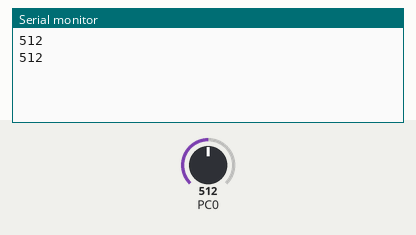
Bench run of a program on a simulated ATmega168, built with avr-gcc and emulated at 1 MHz. Parts: the last lines printed to the serial monitor. The test bench sets the inputs (shaded band); at power-on: PC0 = 512.

Above: at 1.8 s.
1.9 s: PC0 set to 716
At 2.8 s:
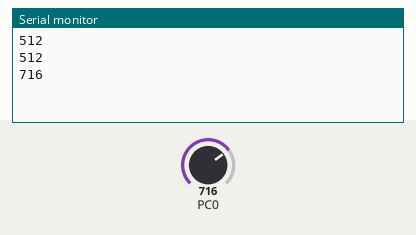
3.4 s: PC0 set to 900
At 4.8 s:
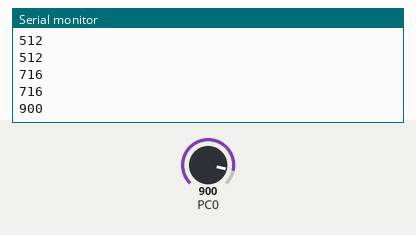
Timing chart, 0 to 6.4 s (numbered marks = the images above; inputs shaded):
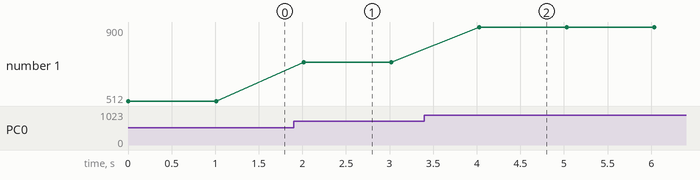

The program:

main.c
```c
#include <avr/io.h>
#include <util/delay.h>
#include <stdio.h>
#include "../common/util.h"
#include "../common/uart.h"

/* Outputs phototransistor output to serial console.
 *
 * - A phototransistor, powered by 5V, grounded, connected to A0.
 *
 * Every second, prints a number to the console. That number is an indicator of ambient light
 * level and has a 0-1023 range.
 *
 */

int main()
{
    uint8_t high, low;
    int adcval;

    uart_init(9600);
    ADCSRA |= (1 << ADPS2) | (1 << ADPS1) | (1 << ADPS0);
    /* REFS0 == 5V AREF, REFS1 | REFS0 == 1.1V. Both flags unset == use voltage on the AREF pin. */
    /* We choose 5V. */
    ADMUX |= (1 << REFS0);
    ADCSRA |= (1 << ADEN);

    while (1) {
        cbi(PRR, PRADC);
        sbi(ADCSRA, ADSC);
        while (bit_is_set(ADCSRA, ADSC));
        low = ADCL;
        high = ADCH;
        adcval = (high << 8) | low;
        printf("%d\n", adcval);
        _delay_ms(1000);
    }
}
```

pin.c
```c
#include "pin.h"
#include "util.h"

void pinhigh(Pin pin)
{
    switch ((pin >> 3) & 0b11) {
        case 0b01:
            sbi(PORTB, pin & 0b111);
            break;
#ifdef PORTC
        case 0b10:
            sbi(PORTC, pin & 0b111);
            break;
#endif
#ifdef PORTD
        case 0b11:
            sbi(PORTD, pin & 0b111);
            break;
#endif
    }
}

void pinlow(Pin pin)
{
    switch ((pin >> 3) & 0b11) {
        case 0b01:
            cbi(PORTB, pin & 0b111);
            break;
#ifdef PORTC
        case 0b10:
            cbi(PORTC, pin & 0b111);
            break;
#endif
#ifdef PORTD
        case 0b11:
            cbi(PORTD, pin & 0b111);
            break;
#endif
    }
}

void pinset(Pin pin, bool high)
{
    if (high) {
        pinhigh(pin);
    } else {
        pinlow(pin);
    }
}

bool pinishigh(Pin pin)
{
    unsigned char portval = 0;
    switch ((pin >> 3) & 0b11) {
        case 0b01:
            portval = PINB;
            break;
#ifdef PINC
        case 0b10:
            portval = PINC;
            break;
#endif
#ifdef PIND
        case 0b11:
            portval = PIND;
            break;
#endif
    }
    return (portval & (1 << (pin & 0b111))) != 0;
}

void pininputmode(Pin pin)
{
    switch ((pin >> 3) & 0b11) {
        case 0b01:
            cbi(DDRB, pin & 0b111);
            break;
#ifdef DDRC
        case 0b10:
            cbi(DDRC, pin & 0b111);
            break;
#endif
#ifdef DDRD
        case 0b11:
            cbi(DDRD, pin & 0b111);
            break;
#endif
    }
}

void pinoutputmode(Pin pin)
{
    switch ((pin >> 3) & 0b11) {
        case 0b01:
            sbi(DDRB, pin & 0b111);
            break;
#ifdef DDRC
        case 0b10:
            sbi(DDRC, pin & 0b111);
            break;
#endif
#ifdef DDRD
        case 0b11:
            sbi(DDRD, pin & 0b111);
            break;
#endif
    }
}
```

pin.h
```c
#pragma once

#include <stdbool.h>
/* Pin structure is 3 bits for the pin number and 2 bits for the port number */

typedef enum {
    PinB0 = 0b01000,
    PinB1 = 0b01001,
    PinB2 = 0b01010,
    PinB3 = 0b01011,
    PinB4 = 0b01100,
    PinB5 = 0b01101,
    PinB6 = 0b01110,
    PinB7 = 0b01111,
#ifdef PORTC
    PinC0 = 0b10000,
    PinC1 = 0b10001,
    PinC2 = 0b10010,
    PinC3 = 0b10011,
    PinC4 = 0b10100,
    PinC5 = 0b10101,
    PinC6 = 0b10110,
    PinC7 = 0b10111,
#endif
#ifdef PORTD
    PinD0 = 0b11000,
    PinD1 = 0b11001,
    PinD2 = 0b11010,
    PinD3 = 0b11011,
    PinD4 = 0b11100,
    PinD5 = 0b11101,
    PinD6 = 0b11110,
    PinD7 = 0b11111,
#endif
} Pin;

void pinhigh(Pin pin);
void pinlow(Pin pin);
void pinset(Pin pin, bool high);
bool pinishigh(Pin pin);
void pininputmode(Pin pin);
void pinoutputmode(Pin pin);
```

tone.c
```c
#include "tone.h"
#include <avr/io.h>
#include <stdbool.h>

static volatile bool tone_was_interrupted = false;

/* frequency: hertz
 * duration: millis, 0 == forever, until with stop_tone() through an interrupt
 */
void tone(Pin pin, unsigned int frequency, unsigned int duration)
{
    unsigned long target_counter_reset;
    unsigned char prescaler_shifts[5] = {0, 3, 6, 8, 10};
    unsigned char prescaler_bits[5] = {0b001, 0b010, 0b011, 0b100, 0b101};
    unsigned char prescaler_index;
    unsigned int prescaled_counter_reset;
    unsigned long toggle_count;
    bool piezo_is_on = false;

    tone_was_interrupted = false;

    // We divide by 2 because our frequency represent a whole cycle (on, then off)
    target_counter_reset = F_CPU / frequency / 2;
    for (prescaler_index=0; prescaler_index<=5; prescaler_index++) {
        if (target_counter_reset >> prescaler_shifts[prescaler_index] <= 0xffff) {
            break;
        }
    }
    prescaled_counter_reset = target_counter_reset >> prescaler_shifts[prescaler_index];
    toggle_count = 2 * (long)frequency * (long)duration / 1000;

    // Set CS10, CS11 and CS12 according to our selected prescaler bits
    TCCR1B |= prescaler_bits[prescaler_index];

    while (1) {
        if (TCNT1 >= prescaled_counter_reset) {
            piezo_is_on = !piezo_is_on;
            pinset(pin, piezo_is_on);
            TCNT1 = 0;
            if (duration > 0) {
                toggle_count--;
                if (toggle_count == 0) {
                    break;
                }
            }
            else if (tone_was_interrupted) {
                tone_was_interrupted = false;
                break;
            }
        }
    }
    pinlow(pin);
}

void stop_tone()
{
    tone_was_interrupted = true;
}
```

tone.h
```c
#pragma once

#include "../common/pin.h"

void tone(Pin pin, unsigned int frequency, unsigned int duration);
void stop_tone();
```

tune.c
```c
#include "tune.h"
#include <util/delay.h>
#include "tone.h"

static void pause()
{
    _delay_ms(300);
}

void play_note(Pin pin, unsigned int frequency)
{
    if (frequency == 0) {
        return;
    }
    else if (frequency == NOTE_PAUSE) {
        pause();
    } else {
        tone(pin, frequency, 200);
        _delay_ms(100);
    }
}

void play_tune(Pin pin, Tune tune)
{
    unsigned char i;

    for (i=0; ; i++) {
        if (tune[i] == 0) {
            break;
        } else {
            play_note(pin, tune[i]);
        }
    }
}
```

tune.h
```c
#pragma once

#include "../common/pin.h"

#define NOTE_PAUSE 1
#define NOTE_C4 262
#define NOTE_D4 294
#define NOTE_E4 330
#define NOTE_F4 349
#define NOTE_G4 392
#define NOTE_A4 440
#define NOTE_B4 494
#define NOTE_C5 523
#define NOTE_C5S 554
#define NOTE_D5 587
#define NOTE_E5 659
#define NOTE_F5 698

typedef unsigned int Tune[];

void play_note(Pin pin, unsigned int frequency);
void play_tune(Pin pin, Tune tune);
```

uart.c
```c
#include <avr/io.h>
#include <stdio.h>

// This code comes from https://arduino.stackexchange.com/a/29399 . I don't know
// where it comes from originally, but it works, so who cares!
static int uart_putchar(char c, FILE *stream)
{
    if (c == '\n') {
        uart_putchar('\r', stream);
    }
    loop_until_bit_is_set(UCSR0A, UDRE0);
    UDR0 = c;
    return 0;
}

// function to initialize UART
void uart_init(unsigned long int baud)
{
    unsigned int baudrate = F_CPU/(baud*16UL)-1;
    UBRR0H = (baudrate>>8);             // shift the register right by 8 bits
    UBRR0L = baudrate;                  // set baud rate
    UCSR0B|= (1<<TXEN0)|(1<<RXEN0);     // enable receiver and transmitter
    UCSR0C|= (1<<UCSZ00)|(1<<UCSZ01);   // 8bit data format

    static FILE uart0fd;
    fdev_setup_stream((&uart0fd), uart_putchar, NULL,  _FDEV_SETUP_WRITE);
    stdout = &uart0fd;
}
```

uart.h
```c
void uart_init(unsigned long int baud);
```

util.h
```c
#include <avr/io.h>

#ifndef cbi
#define cbi(sfr, bit) (_SFR_BYTE(sfr) &= ~_BV(bit))
#endif
#ifndef sbi
#define sbi(sfr, bit) (_SFR_BYTE(sfr) |= _BV(bit))
#endif
```

Measured:
- after the input at 1.9 s, the serial monitor: prints a new line after 0.12 s (image 1)
- after the input at 3.4 s, the serial monitor: prints a new line after 0.63 s (image 2)
- plotted number 1: 512 → 716 after the input at 1.9 s, 716 → 900 after the input at 3.4 s
